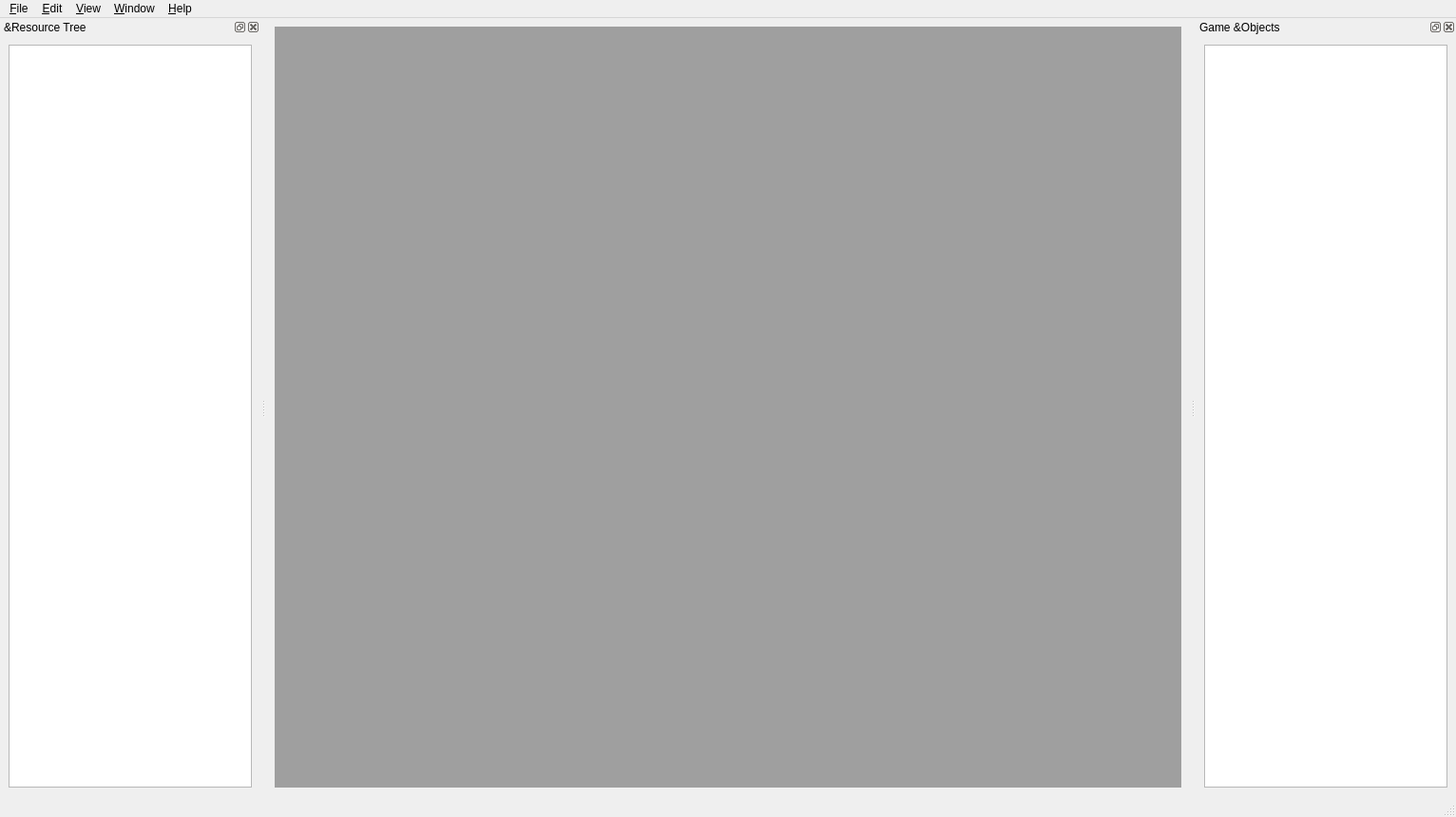
<?xml version="1.0" encoding="UTF-8"?>
<ui version="4.0">
 <class>MainWindow</class>
 <widget class="QMainWindow" name="MainWindow">
  <property name="geometry">
   <rect>
    <x>0</x>
    <y>0</y>
    <width>1532</width>
    <height>860</height>
   </rect>
  </property>
  <property name="windowTitle">
   <string>mcrestool</string>
  </property>
  <widget class="QWidget" name="central_widget">
   <layout class="QHBoxLayout" name="horizontalLayout">
    <item>
     <widget class="QMdiArea" name="mdi_area">
      <property name="enabled">
       <bool>true</bool>
      </property>
      <property name="verticalScrollBarPolicy">
       <enum>Qt::ScrollBarAsNeeded</enum>
      </property>
      <property name="horizontalScrollBarPolicy">
       <enum>Qt::ScrollBarAsNeeded</enum>
      </property>
      <property name="sizeAdjustPolicy">
       <enum>QAbstractScrollArea::AdjustIgnored</enum>
      </property>
      <property name="viewMode">
       <enum>QMdiArea::SubWindowView</enum>
      </property>
      <property name="documentMode">
       <bool>true</bool>
      </property>
      <property name="tabsClosable">
       <bool>true</bool>
      </property>
      <property name="tabsMovable">
       <bool>true</bool>
      </property>
      <property name="tabShape">
       <enum>QTabWidget::Rounded</enum>
      </property>
     </widget>
    </item>
   </layout>
  </widget>
  <widget class="QMenuBar" name="menu_bar">
   <property name="geometry">
    <rect>
     <x>0</x>
     <y>0</y>
     <width>1532</width>
     <height>30</height>
    </rect>
   </property>
   <widget class="QMenu" name="menu_file">
    <property name="title">
     <string>&amp;File</string>
    </property>
    <addaction name="action_open"/>
    <addaction name="separator"/>
    <addaction name="action_save"/>
    <addaction name="action_save_as"/>
    <addaction name="separator"/>
    <addaction name="action_quit"/>
   </widget>
   <widget class="QMenu" name="menu_edit">
    <property name="title">
     <string>&amp;Edit</string>
    </property>
    <addaction name="action_insert_language"/>
    <addaction name="action_insert_translation_key"/>
   </widget>
   <widget class="QMenu" name="menu_view">
    <property name="title">
     <string>&amp;View</string>
    </property>
    <addaction name="action_resource_tree"/>
    <addaction name="action_game_objects"/>
   </widget>
   <widget class="QMenu" name="menu_help">
    <property name="title">
     <string>&amp;Help</string>
    </property>
    <addaction name="action_about_mcrestool"/>
    <addaction name="action_about_qt"/>
   </widget>
   <widget class="QMenu" name="menu_window">
    <property name="title">
     <string>&amp;Window</string>
    </property>
    <addaction name="action_minimize"/>
    <addaction name="separator"/>
   </widget>
   <addaction name="menu_file"/>
   <addaction name="menu_edit"/>
   <addaction name="menu_view"/>
   <addaction name="menu_window"/>
   <addaction name="menu_help"/>
  </widget>
  <widget class="QStatusBar" name="status_bar"/>
  <widget class="QDockWidget" name="res_tree">
   <property name="windowTitle">
    <string>&amp;Resource Tree</string>
   </property>
   <attribute name="dockWidgetArea">
    <number>1</number>
   </attribute>
   <widget class="QWidget" name="dock_widget_contents">
    <layout class="QVBoxLayout" name="verticalLayout">
     <item>
      <widget class="QTreeView" name="res_tree_view"/>
     </item>
    </layout>
   </widget>
  </widget>
  <widget class="QDockWidget" name="game_objects">
   <property name="enabled">
    <bool>true</bool>
   </property>
   <property name="floating">
    <bool>false</bool>
   </property>
   <property name="features">
    <set>QDockWidget::AllDockWidgetFeatures</set>
   </property>
   <property name="windowTitle">
    <string>Game &amp;Objects</string>
   </property>
   <attribute name="dockWidgetArea">
    <number>2</number>
   </attribute>
   <widget class="QWidget" name="dock_widget_contents_2">
    <layout class="QVBoxLayout" name="verticalLayout_2">
     <item>
      <widget class="QTreeView" name="game_objects_view"/>
     </item>
    </layout>
   </widget>
  </widget>
  <action name="action_open">
   <property name="icon">
    <iconset theme="document-open">
     <normaloff>.</normaloff>.</iconset>
   </property>
   <property name="text">
    <string>&amp;Open…</string>
   </property>
   <property name="shortcut">
    <string>Ctrl+O</string>
   </property>
  </action>
  <action name="action_quit">
   <property name="icon">
    <iconset theme="application-exit">
     <normaloff>.</normaloff>.</iconset>
   </property>
   <property name="text">
    <string>&amp;Quit</string>
   </property>
   <property name="shortcut">
    <string>Ctrl+Q</string>
   </property>
  </action>
  <action name="action_save">
   <property name="icon">
    <iconset theme="document-save">
     <normaloff>.</normaloff>.</iconset>
   </property>
   <property name="text">
    <string>&amp;Save</string>
   </property>
   <property name="shortcut">
    <string>Ctrl+S</string>
   </property>
  </action>
  <action name="action_save_as">
   <property name="icon">
    <iconset theme="document-save-as">
     <normaloff>.</normaloff>.</iconset>
   </property>
   <property name="text">
    <string>Save &amp;As…</string>
   </property>
  </action>
  <action name="action_insert_language">
   <property name="text">
    <string>Insert &amp;Language…</string>
   </property>
   <property name="shortcut">
    <string>Ctrl+Shift+L</string>
   </property>
  </action>
  <action name="action_insert_translation_key">
   <property name="text">
    <string>Insert Translation &amp;Key…</string>
   </property>
   <property name="shortcut">
    <string>Ctrl+T</string>
   </property>
  </action>
  <action name="action_resource_tree">
   <property name="checkable">
    <bool>true</bool>
   </property>
   <property name="checked">
    <bool>true</bool>
   </property>
   <property name="text">
    <string>&amp;Resource Tree</string>
   </property>
  </action>
  <action name="action_about_qt">
   <property name="text">
    <string>About Qt</string>
   </property>
  </action>
  <action name="action_about_mcrestool">
   <property name="text">
    <string>About mcrestool</string>
   </property>
  </action>
  <action name="action_game_objects">
   <property name="checkable">
    <bool>true</bool>
   </property>
   <property name="checked">
    <bool>true</bool>
   </property>
   <property name="text">
    <string>Game &amp;Objects</string>
   </property>
  </action>
  <action name="action_minimize">
   <property name="checkable">
    <bool>true</bool>
   </property>
   <property name="text">
    <string>&amp;Minimize</string>
   </property>
   <property name="shortcut">
    <string>Ctrl+M</string>
   </property>
  </action>
 </widget>
 <resources/>
 <connections/>
</ui>
